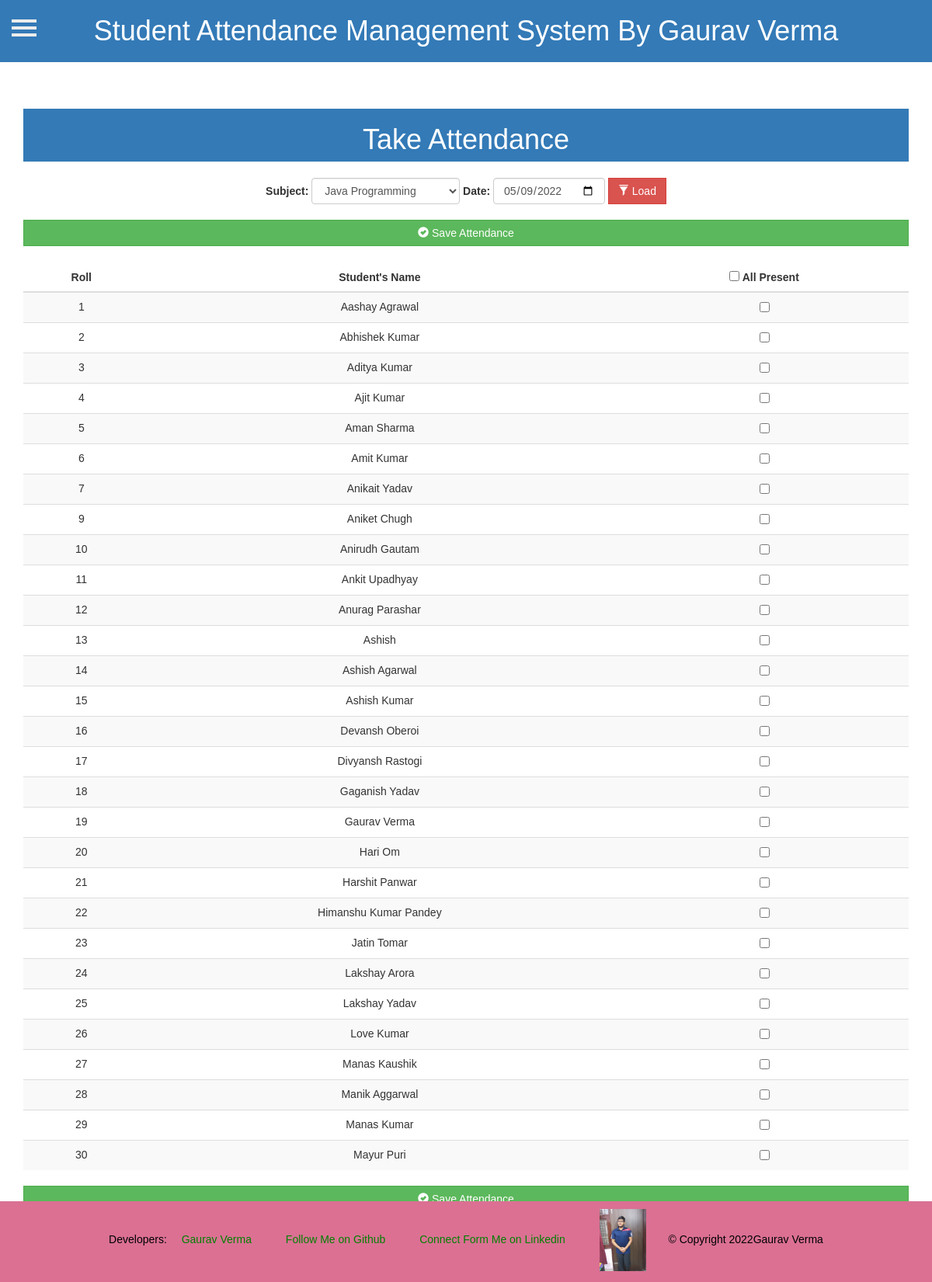
/index.php?subject=15202&date=2022-05-09 (signed in), run on the app's committed database.
### tables this page shows
CREATE TABLE `student` (
  `sid` int(11) NOT NULL,
  `name` varchar(255) NOT NULL,
  `rollno` varchar(255) NOT NULL
);

### index.php (called while the page is built, shortened)
<?php include 'modules/header.php';?>
<?php include 'modules/content-container.php';?>
<?php include 'modules/footer.php';?>

### modules/attendance.php (the view, shortened to what this page needs)
<?php
	include 'config1.php';
	$updateFlag = 0;
?>
<div class="container">
  <div class="row ">
    <div class="col-md-12 col-lg-12">
			<h1 class="page-header">Take Attendance</h1>
		</div>
	</div>
	<div class="row text-center">
		<div class="col-md-12 col-lg-12">
			<form action="index.php" method="get" class="form-inline" id="subjectForm" data-toggle="validator">
				<div class="form-group">
					<label for="select" class="control-label">Subject:</label>
					<?php
						$query_subject = "SELECT subject.name, subject.id from subject
						INNER JOIN user_subject WHERE user_subject.id = subject.id AND user_subject.uid = {$_SESSION['uid']}  ORDER BY subject.name";
						$sub=$conn->query($query_subject);
						$rsub=$sub->fetchAll(PDO::FETCH_ASSOC);
						echo "<select name='subject' class='form-control' required='required'>";
						for($i = 0; $i<count($rsub); $i++)
						{
							if ($_GET['subject'] == $rsub[$i]['id']) {
								echo"<option value='". $rsub[$i]['id']."' selected='selected'>".$rsub[$i]['name']."</option>";
							}
							else {
								echo"<option value='". $rsub[$i]['id']."'>".$rsub[$i]['name']."</option>";
							}
						}
						echo"</select>";
					?>
				</div>
				<div class="form-group" data-provide="datepicker">
					<label for="select" class="control-label">Date:</label>
					<input type="date" class="form-control" name="date" value="<?php print isset($_GET['date']) ? $_GET['date'] : ''; ?>" required>
				</div>
				<button type="submit" class="btn btn-danger" style='border-radius:0%;' name="sbt_stn"><i class="glyphicon glyphicon-filter"></i> Load</button>
			</form>
			<?php
				if(isset($_GET['date']) && isset($_GET['subject'])) :
			?>
			<?php
				$todayTime = time();
				$submittedDate = strtotime($_GET['date']);
				if ($submittedDate <= $todayTime) :
			?>
			<form action="index.php" method="post">
			<div class="margin-top-bottom-medium">
				<button type="submit" class="btn btn-success btn-block" style='border-radius:0%;' name="sbt_top"><i class="glyphicon glyphicon-ok-sign"></i> Save Attendance</button>
			</div>
			<table class="table table-striped table-hover">
				<thead>
					<tr>
						<th class="text-center">Roll</th>
						<th class="text-center">Student's Name</th>
						<th class="text-center"><input type="checkbox" class="chk-head" /> All Present</th>
					</tr>
				</thead>
				<?php
					 $dat = $_GET['date'];
					 $ddate = strtotime($dat);
					 $sub=$_GET['subject'];
					$que= "SELECT sid, aid, ispresent  from attendance  WHERE date  =$ddate
					AND id=$sub ORDER BY sid";
					$ret=$conn->query($que);
					$attData=$ret->fetchAll(PDO::FETCH_ASSOC);
					if(count($attData))
					{
						$updateFlag=1;
					}
					else{
						$updateFlag=0;
					}
					$qu = "SELECT student.sid, student.name, student.rollno from student INNER JOIN student_subject WHERE student.sid = student_subject.sid AND student_subject.id  = {$_GET['subject']}  ORDER BY student.sid";
					$stu=$conn->query($qu);
					$rstu=$stu->fetchAll(PDO::FETCH_ASSOC);
					echo"<tbody>";
					for($i = 0; $i<count($rstu); $i++)
					{
						echo"<tr>";
						if($updateFlag) {
							echo"<td>".$rstu[$i]['rollno']."<input type='hidden' name='st_sid[]' value='" . $rstu[$i]['sid'] . "'>" ."<input type='hidden' name='att_id[]' value='" . $attData[$i]['aid'] . "'>".  "</td>";
							echo"<td>".$rstu[$i]['name']."</td>";
								if(($rstu[$i]['sid'] ==  $attData[$i]['sid']) && ($attData[$i]['ispresent']))
								{
									echo "<td><input class='chk-present' checked type='checkbox' name='chbox[]' value='" . $rstu[$i]['sid'] . "'></td>";
								}
								else
								{
									echo "<td><input class='chk-present' type='checkbox' name='chbox[]' value='" . $rstu[$i]['sid'] . "'></td>";
								}
							}
							else {
								echo"<td>".$rstu[$i]['rollno']."<input type='hidden' name='st_sid[]' value='" . $rstu[$i]['sid'] . "'></td>";
								echo"<td>".$rstu[$i]['name']."</td>";
								echo"<td><input class='chk-present' type='checkbox' name='chbox[]' value='" . $rstu[$i]['sid'] . "'></td>";
							}
						echo"</tr>";
					}
					echo"</tbody>";
				?>
			</table>
			<button type="submit" class="btn btn-success btn-block" style='border-radius:0%;' name="sbt_top"><i class="glyphicon glyphicon-ok-sign"></i> Save Attendance</button>
			</form>
			<?php
				endif;
			?>
			<?php endif;?>
		</div>
	</div>
</div>

### modules/header.php (shortened to what this page needs)
<!DOCTYPE html>
<html>
<head>
    <link href="css/bootstrap.min.css" rel="stylesheet">
    <link href="css/style.css" rel="stylesheet">
</head>
<body>
    <div id="wrapper">
        <h1>Student Attendance Management System By Gaurav Verma</h1>

### modules/content-container.php (shortened to what this page needs)
<div id="page-content-wrapper">
	<button type="button" class="hamburger is-closed animated fadeInLeft" data-toggle="offcanvas">
		<span class="hamb-top"></span>
		<span class="hamb-middle"></span>
		<span class="hamb-bottom"></span>
	</button>
		<div class="container">
			<div class="row">
			<?php
				if (isset($_POST['student'])) {
					include 'modules/studentdata.php';
				}
				else {
					if (isset($_SESSION['islogin']) && $_SESSION['islogin'] == 1) {
						if (isset($_GET['page'])) {
							$page = $_GET['page'];
							switch ($page) {
								case 'dashboard':
								case 'reports':
								case 'logout':
								case 'help':
								case 'studentinfo':
									include 'modules/'.$page.'.php';
									break;
								default:
									include 'modules/attendance.php';
									break;
							}
						}
						else {
							include 'modules/attendance.php';
						}
					}
				}
				?>
			</div>
		</div>
</div>

### modules/footer.php (shortened to what this page needs)
</div>
<footer id="footer">
    <div id="links">
        Developers:
        <a href="https://abcdecoder.github.io/portfolio.github.io/" taget="_blank">Gaurav Verma </a>
        <a href="https://github.com/abcdeCoder" taget="_blank">Follow Me on Github</a>
        <a href="https://www.linkedin.com/in/gaurav-verma-88056a224/" taget="_blank"> Connect Form Me on Linkedin</a>
        <a href="mailto:gaurav.02116403220@ipu.ac.in"><img src="profile.jpg" alt="" height="80px"></a>
        &copy; Copyright 2022Gaurav Verma
    </div>
</footer>
</body>
</html>

### css/style.css (style rules this page uses)
* { font-family: Verdana, Geneva, Tahoma, sans-serif; }
#wrapper { margin-bottom: 90px; padding-left: 0; -webkit-transition: all 0.5s ease; -moz-transition: all 0.5s ease; -o-transition: all 0.5s ease; transition: all 0.5s ease; }
#page-content-wrapper { width: 100%; padding-top: 10px; }
.hamburger { position: fixed; top: 20px; z-index: 999; display: block; width: 32px; height: 32px; margin-left: 15px; background: transparent; border: none; }
.hamburger.is-closed:before { content: ""; display: block; width: 100px; font-size: 14px; color: #fff; line-height: 32px; text-align: center; opacity: 0; -webkit-transform: translate3d(0, 0, 0); -webkit-transition: all 0.35s ease-in-out; }
.hamburger.is-closed .hamb-top, .hamburger.is-closed .hamb-middle, .hamburger.is-closed .hamb-bottom, .hamburger.is-open .hamb-top, .hamburger.is-open .hamb-middle, .hamburger.is-open .hamb-bottom { position: absolute; left: 0; height: 4px; width: 100%; }
.hamburger.is-closed .hamb-top, .hamburger.is-closed .hamb-middle, .hamburger.is-closed .hamb-bottom { background-color: #ececec; }
.hamburger.is-closed .hamb-top { top: 5px; -webkit-transition: all 0.35s ease-in-out; }
.hamburger.is-closed .hamb-middle { top: 50%; margin-top: -2px; }
.hamburger.is-closed .hamb-bottom { bottom: 5px; -webkit-transition: all 0.35s ease-in-out; }
.margin-top-bottom-medium { margin: 20px 0; }

### modules/header.php (style rules this page uses)
h1 { margin-top: 0; padding: 20px; background-color: #337ab7; color: white; text-align: center; }

### modules/footer.php (style rules this page uses)
footer { position: fixed; bottom: 0; background-color: palevioletred; width: 100%; text-align: center; color: black; padding-bottom: 10px; height: 13vh; }
#footer a { margin-right: 10px; text-decoration: none; color: green; padding-left: 15px; padding-right: 15px; margin-bottom: 10px; }

### data on the page
student: rollno "1", name "Aashay Agrawal"
student: rollno "2", name "Abhishek Kumar"
student: rollno "3", name "Aditya Kumar"
student: rollno "4", name "Ajit Kumar"
student: rollno "5", name "Aman Sharma"
student: rollno "6", name "Amit Kumar"
student: rollno "7", name "Anikait Yadav"
student: rollno "9", name "Aniket Chugh"
student: rollno "10", name "Anirudh Gautam"
student: rollno "11", name "Ankit Upadhyay"
student: rollno "12", name "Anurag Parashar"
student: rollno "13", name "Ashish"
student: rollno "14", name "Ashish Agarwal"
student: rollno "15", name "Ashish Kumar"
student: rollno "16", name "Devansh Oberoi"
student: rollno "17", name "Divyansh Rastogi"
student: rollno "18", name "Gaganish Yadav"
student: rollno "19", name "Gaurav Verma"
student: rollno "20", name "Hari Om"
student: rollno "21", name "Harshit Panwar"
student: rollno "22", name "Himanshu Kumar Pandey"
student: rollno "23", name "Jatin Tomar"
student: rollno "24", name "Lakshay Arora"
student: rollno "25", name "Lakshay Yadav"
student: rollno "26", name "Love Kumar"
student: rollno "27", name "Manas Kaushik"
student: rollno "28", name "Manik Aggarwal"
student: rollno "29", name "Manas Kumar"
student: rollno "30", name "Mayur Puri"

### other printed values
form field subject "Java Programming"
